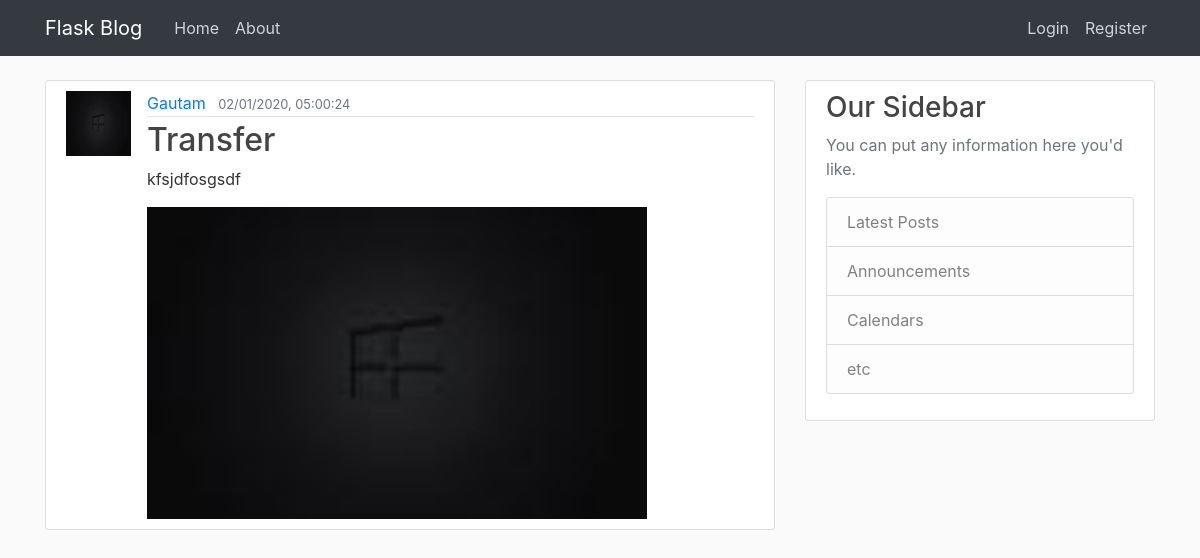
The page /post/12 on the database its author committed.
### flask_blog/models.py (models this page shows, shortened)
class User(db.Model, UserMixin):
    id = db.Column(db.Integer, primary_key=True)
    username = db.Column(db.String(20), nullable=False, unique=True)
    email = db.Column(db.String(40), nullable=False, unique=True)
    profile_picture = db.Column(db.String(20), nullable=False, default="joker.jpg")
    password = db.Column(db.String(40), nullable=False)
    posts = db.relationship('Posts', backref='author', lazy=True)

class Posts(db.Model):
    id = db.Column(db.Integer, primary_key=True)
    title = db.Column(db.String(100), nullable=False)
    posted_on = db.Column(db.DateTime, nullable=False, default=datetime.utcnow)
    file = db.Column(db.String)
    content = db.Column(db.Text, nullable=False)
    user_id = db.Column(db.Integer, db.ForeignKey('user.id'), nullable=False)

### flask_blog/posts/routes.py (the view)
@posts.route("/post/<int:post_id>")
def post(post_id):
    post = Posts.query.get_or_404(post_id)
    return render_template('post.html', title=post.title, post=post)

### flask_blog/templates/post.html (shortened to what this page needs)
{% extends "layout.html" %}
    {% block content %}
            <article class="media content-section">
              <img class="round-circle article-img" src="{{ url_for('static', filename='profile_picture/' + post.author.profile_picture)}}"/>
              <div class="media-body">
                <div class="article-metadata">
                  <a class="mr-2" href="{{ url_for('users.user_posts', username=post.author.username) }}">{{ post.author.username }}</a>
                  <small class="text-muted">{{ post.posted_on.strftime("%m/%d/%Y, %H:%M:%S")}}</small>
                </div>
                <h2 class="article-title">{{ post.title }}</h2>
                <p class="article-content">{{ post.content }}</p>
                {% if post.file %}
                    <img width="500" class="img" src="{{ url_for('static', filename='files/' + post.user_id|string + '/'+ post.file )}}"/>
                 {% endif %}
              </div>
            </article>
    {% endblock content %}

### flask_blog/static/main.css (style rules this page uses)
body { background: #fafafa; color: #333333; margin-top: 5rem; }
h1, h2, h3, h4, h5, h6 { color: #444444; }
.content-section { background: #ffffff; padding: 10px 20px; border: 1px solid #dddddd; border-radius: 3px; margin-bottom: 20px; }
.article-title { color: #444444; }
.article-content { white-space: pre-line; }
.article-img { height: 65px; width: 65px; margin-right: 16px; }
.article-metadata { padding-bottom: 1px; margin-bottom: 4px; border-bottom: 1px solid #e3e3e3 }

### rows shown on the page
User: profile_picture (picture), author.username "Gautam"
Posts: posted_on "02/01/2020, 05:00:24", title "Transfer", content "kfsjdfosgsdf", user+file (picture)
